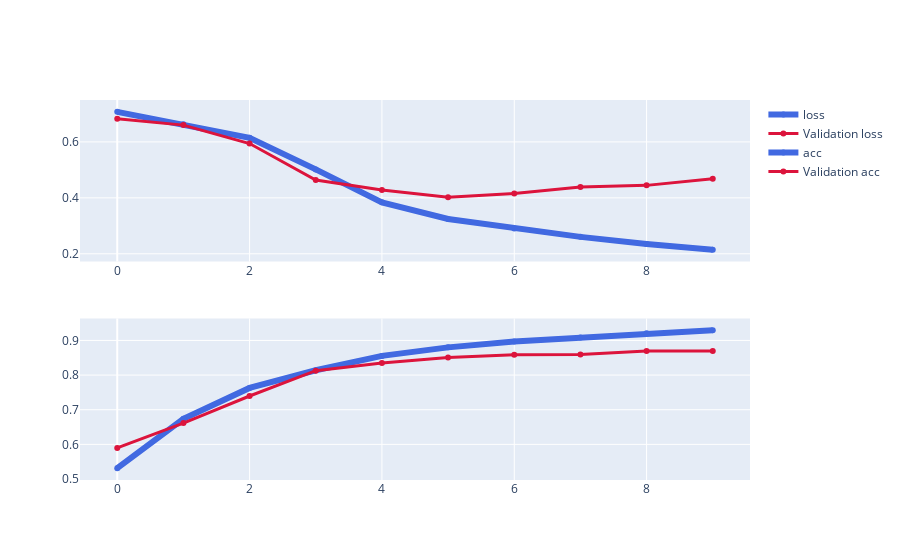

Notebook cell for this chart:
### Code cell
plot_val_acc_loss(history)

### Figure 1 — Plotly figure (JSON) as saved in the notebook; plotly's stock layout.template omitted (floating-point values rounded to 4 significant figures)
{"data": [{"line": {"color": "royalblue", "width": 6}, "name": "loss", "type": "scatter", "xaxis": "x", "y": [0.7076, 0.6631, 0.6148, 0.5018, 0.384, 0.3247, 0.2908, 0.2606, 0.2353, 0.2148], "yaxis": "y"}, {"line": {"color": "crimson", "width": 3}, "name": "Validation loss", "type": "scatter", "xaxis": "x", "y": [0.6828, 0.6601, 0.5942, 0.4641, 0.4278, 0.4023, 0.4157, 0.4386, 0.4447, 0.4681], "yaxis": "y"}, {"line": {"color": "royalblue", "width": 6}, "name": "acc", "type": "scatter", "xaxis": "x2", "y": [0.5312, 0.674, 0.7629, 0.8139, 0.8554, 0.88, 0.8967, 0.9087, 0.9208, 0.9292], "yaxis": "y2"}, {"line": {"color": "crimson", "width": 3}, "name": "Validation acc", "type": "scatter", "xaxis": "x2", "y": [0.5896, 0.6614, 0.7396, 0.8126, 0.8346, 0.8506, 0.859, 0.8592, 0.8694, 0.8692], "yaxis": "y2"}], "layout": {"xaxis": {"anchor": "y", "domain": [0, 1]}, "xaxis2": {"anchor": "y2", "domain": [0, 1]}, "yaxis": {"anchor": "x", "domain": [0.575, 1]}, "yaxis2": {"anchor": "x2", "domain": [0, 0.425]}}}
